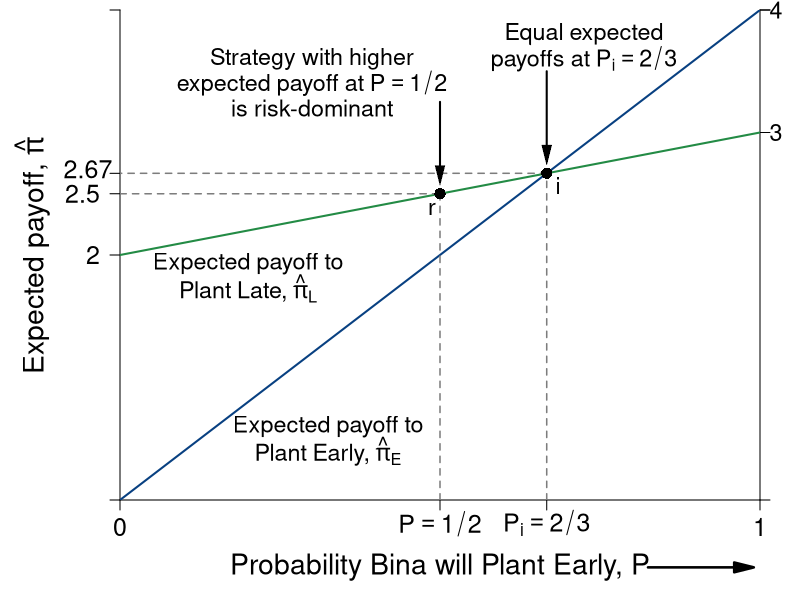

R code for this plot:
#Graph Designer: Simon Halliday
#Authors: Bowles, Foley and Halliday
#Title: Coordination, Conflict and Competition: A Text in Microeconomics
library(shape)
#require(plotrix)
pdf(file = "people/palanpur_risk_dom_bina.pdf", width = 8, height = 6)

#Set parameters for graphics
axislabelsize <- 1.5
axistitlesize <- 1.7
labelsize <- 1.4
graphlinewidth <- 2
segmentlinewidth <- 1.5

COL <- c("#7fc97f", "#beaed4", "#fdc086", "#ffff99", "#386cb0", "#f0027f", "#bf5b17", "#666666")
COLA <- c("#e0f3db", "#99d8c9","#66c2a4","#41ae76", "#238b45", "#005824")
COLB <- c("#4eb3d3", "#2b8cbe", "#0868ac","#084081")
grays <- gray.colors(25, start = 1, end = 0)

#Edited the margins to cater for the larger LHS labels
par(mar =  c(5, 6, 0.5, 2))

#proportion of wealth functions

expected_late <- function(x){
  20 + 0.25*x
}

expected_early <- function(x){
  x
}


#Add limits on axes and levels of utility for each function 
ylims <- c(0, 40)
xlims <- c(0, 40)

npts <- 501 
x <- seq(xlims[1], xlims[2], length.out = npts)
y <- seq(ylims[1], ylims[2], length.out = npts) 

plot(0, 0, xlim = xlims, ylim = ylims, type = "n",
     xlab = expression(paste("")),
     ylab = expression(paste("")), 
     xaxt = "n", 
     yaxt = "n", 
     cex.lab = axislabelsize, 
     bty = "n", 
     xaxs="i", 
     yaxs="i"
)

#x and y limits with plain axes without ticks/numbers to match previous graph; y axes on both sides

ticksx <- c(0, 20, 26.67, 40)
xlabels <- c(0, expression(paste(P == 1/2)),expression(paste(P[i] == 2/3)), 1)
ticksy <- c(ylims[1], 20, expected_late(20), expected_late(26.67), ylims[2])
ylabels <- c(NA, 2, 2.5, 2.67, NA)
ticksy2 <- c(ylims[1], 30, 40, ylims[2])
ylabels2 <- seq(from = 0, to = ylims[2], by = 10)


axis(1, at = ticksx,  pos = 0, labels = xlabels, cex.axis = axislabelsize)
axis(2, at = ticksy,  pos = 0, labels = ylabels, las = 1, cex.axis = axislabelsize)
axis(4, at = ticksy2, pos = xlims[2], labels = FALSE, las = 1)


npts <- 503 
xx1 <- seq(xlims[1], xlims[2], length.out = npts)
xx2 <- seq(0, xlims[2], length.out = npts)
xx3 <- seq(xlims[1], 0, length.out = npts)
xx4 <- seq(-11, 0, length.out = npts)

#Axis labels and draw linear utility functions
text(xlims[2]*0.5, -5.5, expression(paste("Probability Bina will Plant Early, P")), xpd = TRUE, cex = axistitlesize)
text(-5.5, 0.5*ylims[2], expression(paste("Expected payoff, ", hat(pi))), xpd = TRUE, cex = axistitlesize, srt = 90) 


text(41, ylims[2], expression(paste(4)), xpd = TRUE, cex = labelsize) 
text(41, 0.75*ylims[2], expression(paste(3)), xpd = TRUE, cex = labelsize) 

text(-2, 27, expression(paste(2.67)), xpd = TRUE, cex = axislabelsize) 

lines(xx1, expected_early(xx1), col = COLB[4], lwd = graphlinewidth)
lines(xx1, expected_late(xx1), col = COLA[5], lwd = graphlinewidth)

#Label points on line

text(20 - 0.5, expected_late(20) - 1.2, expression(paste(r)), cex = labelsize)
segments(20, 0, 20, expected_late(20), lty = 2, col = grays[20], lwd = segmentlinewidth)
segments(0, expected_late(20), 20, expected_late(20), lty = 2, col = grays[20], lwd = segmentlinewidth)
points(20, expected_late(20), pch = 16, col = "black", cex = 1.5)

text(26.67 + 0.7, expected_early(26.67) - 1, expression(paste(i)), cex = labelsize)
segments(26.67, expected_early(26.67), 0, expected_early(26.67), lty = 2, col = grays[20], lwd = segmentlinewidth)
segments(26.67, 0, expected_early(26.67), 26.67, lty = 2, col = grays[20], lwd = segmentlinewidth)
points(26.67, expected_early(26.67), pch = 16, col = "black", cex = 1.5)

# text(33 + 0.7, 7 + 0.7, expression(paste("h")), cex = labelsize)
# segments(33, 7, 0, 7, lty = 2, col = "gray", lwd = segmentlinewidth)
# points(33, 7, pch = 16, col = "black", cex = 1.5)


#Label relevant points on axes
text(8, 19.3, expression(paste("Expected payoff to")), xpd = TRUE, cex = labelsize)
text(8, 17.3, expression(paste("Plant Late, ", hat(pi)[L])), xpd = TRUE, cex = labelsize)

text(13, 6, expression(paste("Expected payoff to")), xpd = TRUE, cex = labelsize)
text(13, 4, expression(paste("Plant Early, ", hat(pi)[E])),  xpd = TRUE, cex = labelsize)

#Axis arrow
Arrows(33, -5.5, 39, -5.5, col = "black", lty = 1, lwd = 2.5, arr.type = "triangle", xpd = TRUE)
#arrows(33, -5, 39, -5, xpd = TRUE, length=0.1,angle=40,lwd=3)

#Risk Dominant Strategy
text(12, 36, expression(paste("Strategy with higher")), xpd = TRUE, cex = labelsize)
text(12, 34, expression(paste("expected payoff at ", P == 1/2)), xpd = TRUE, cex = labelsize)
text(12, 32, expression(paste("is risk-dominant")), xpd = TRUE, cex = labelsize)
Arrows(20, 32.5, 20, expected_late(20) + 1.5, col = "black", lty = 1, lwd = 2, code = 2, arr.type = "triangle", arr.lwd = 0.5)

#Equal expected payoffs
text(29, 38, expression(paste("Equal expected")), xpd = TRUE, cex = labelsize)
text(29, 36, expression(paste("payoffs at ", P[i] == 2/3)), xpd = TRUE, cex = labelsize)
Arrows(26.67, 35, 26.67, expected_late(26.67) + 1.5, col = "black", lty = 1, lwd = 2, code = 2, arr.type = "triangle", arr.lwd = 0.5)

dev.off()
